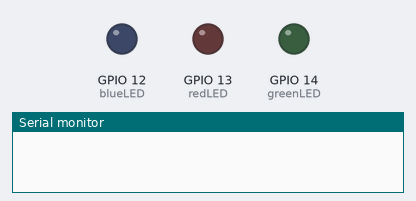
This sketch was run on a simulated ESP32. Shown: output pins drawn as LEDs (lit = HIGH), the last lines printed to the serial monitor. WiFi joins after 1.5 s; servers stay silent unless stated; random numbers use the default seed unless the sketch sets one; web services answer with replies made up by the test bench.

Above: at 0.1 s.
At 12.1 s:
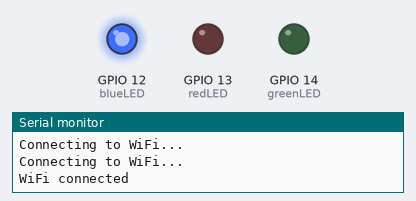
At 82.3 s:
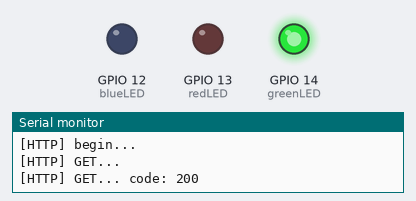
Timing chart, 0 to 83.8 s (numbered marks = the images above):
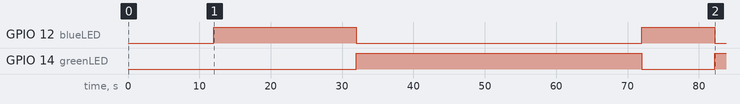

The sketch:

sketch_jul22.ino
```cpp
#include <WiFi.h>
#include <HTTPClient.h>

const char* ssid = "XXXXXXXXXXXXX"; // WiFiのSSID（ネットワーク名）を入力
const char* password = "XXXXXXXXXX"; // WiFiのパスワードを入力

const int redLED = 13; // red ピン13番
const int blueLED = 12; // blue ピン12番
const int greenLED = 14; // green ピン14番

void setup() {
  pinMode(redLED, OUTPUT);
  pinMode(blueLED, OUTPUT);
  pinMode(greenLED, OUTPUT);

  Serial.begin(115200); //シリアル通信をボーレート115200で開始
  WiFi.begin(ssid, password); //WiFiに接続

  while (WiFi.status() != WL_CONNECTED) { //WiFi接続が確立するまで待機
    delay(1000);
    Serial.println("Connecting to WiFi...");
  }

  Serial.println("WiFi connected");

}

void loop() {
  int countOnes = 0;
  int countZeros = 0;

  for (int i = 0; i < 10; i++) {
    int randomValue = random(2); // 0または1のランダムな値を生成
    if (randomValue == 0) {
      countZeros++;
    } else {
      countOnes++;
    }
    delay(1000);
  }

  if (countOnes == 0 || countOnes == 10) {
    // 全て0か全て1の場合、LEDを赤にする　偏っている
    digitalWrite(redLED, HIGH);
    digitalWrite(greenLED, LOW);
    digitalWrite(blueLED, LOW);
  } else if (countOnes == 5) {
    // ちょうど5つの1がある場合、LEDを青にする
    digitalWrite(redLED, LOW);
    digitalWrite(greenLED, LOW);
    digitalWrite(blueLED, HIGH);

    static int blueCounter = 0;
    blueCounter++;
    if (blueCounter >= 3) {
      // 青いLEDが3回点灯するたびに、Eメールを送信する（テスト用）
      sendEmail();
      blueCounter = 0;
    }
  } else {
    // それ以外の場合、LEDを緑にする
    digitalWrite(redLED, LOW);
    digitalWrite(greenLED, HIGH);
    digitalWrite(blueLED, LOW);
  }
}


void sendEmail() {
  String event_name = "BadLuck_notification"; // IFTTTのイベント名[BadLuck_notification]を指定
  String url = "https://maker.ifttt.com/trigger/" + event_name + "/with/key/xxxxxxxxxxx"; // IFTTT Webhooks URLを構築 最後の数値は与えられたAPI
  HTTPClient http;

  Serial.print("[HTTP] begin...\n");
  if (http.begin(url)) { // HTTP通信を開始
    Serial.print("[HTTP] GET...\n");
    // HTTP GETリクエストを送信
    int httpCode = http.GET();

    // httpCodeはエラーの場合には負の値になる
    if (httpCode > 0) {
      // HTTPヘッダーが送信され、サーバーからのレスポンスヘッダー処理
      Serial.printf("[HTTP] GET... code: %d\n", httpCode);
    } else {
      Serial.printf("[HTTP] GET... failed, error: %s\n", http.errorToString(httpCode).c_str());
    }

    // 接続を閉じる
    http.end();
  } else {
    Serial.printf("[HTTP} Unable to connect\n");
  }
}
```

Measured:
- by itself, GPIO 12 (blueLED): LOW → HIGH at 12.0 s, → LOW 20.0 s later, → HIGH 40.0 s later, → LOW 10.2 s later
- by itself, GPIO 14 (greenLED): LOW → HIGH at 32.0 s, → LOW 40.0 s later, → HIGH 10.2 s later
